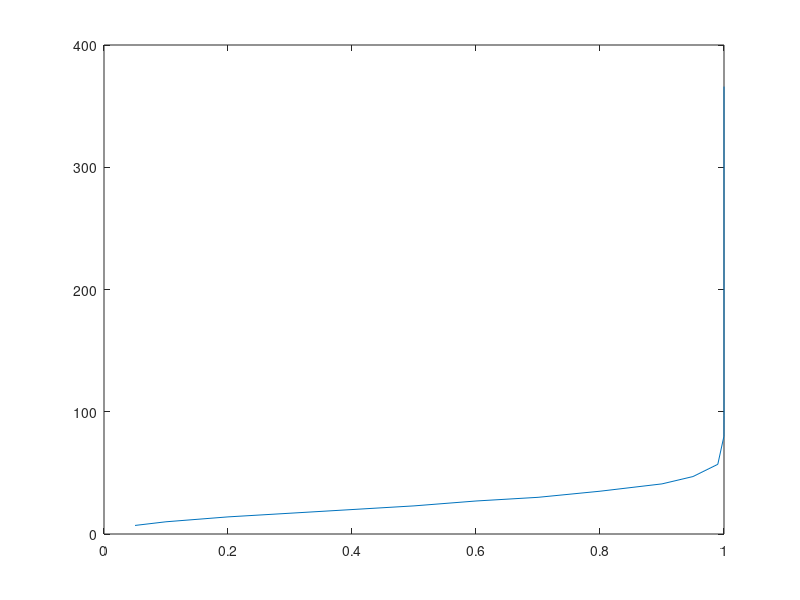

Recreate this plot in MATLAB.
clear;
clear all;
clc;
p = [5,10,15,20,30,40,50,60,70,80,90,95,99,99.99,99.9999,100];
A = zeros(366,1);
A(1) = 1;
for i=2:366
    A(i) = ((366-i)/365)*A(i-1);
end

p = p /100;

narr = zeros(16,1);
index = 1;
for i=1:366
    if(A(i)<= 1-p(index) )
        narr(index) = i;
        index = index + 1;
        if(index == 17)
           break;
        end
    end
end


plot(p(1:length(p)),narr);
